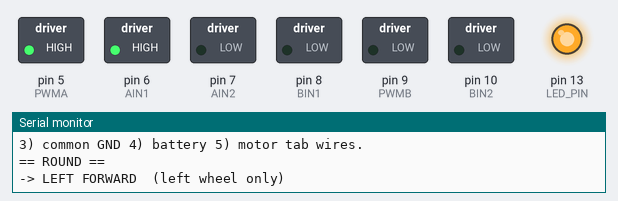
Recording of a sketch running on a simulated Arduino Uno, built with avr-gcc and run on an emulated ATmega328P. Parts: switched loads named in the sketch (green lamp = pin HIGH), output pins drawn as LEDs (lit = HIGH), the last lines printed to the serial monitor.

Above: at 2.5 s.
At 6.5 s:
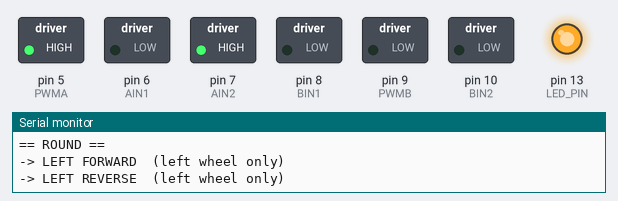
At 14.5 s:
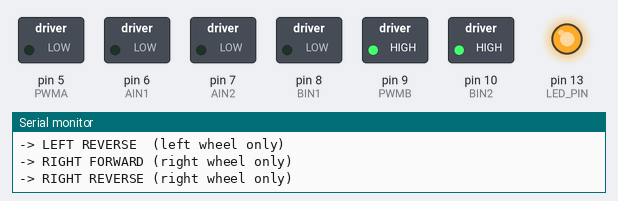
At 18.5 s:
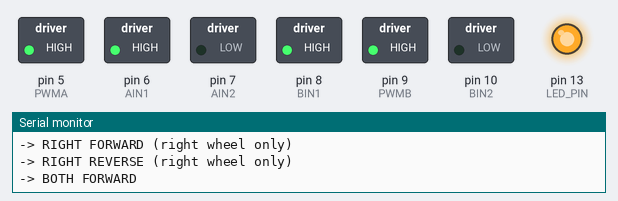
At 25.5 s:
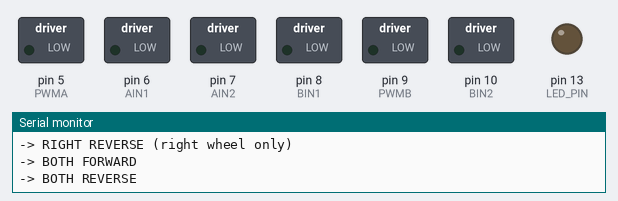
At 37.5 s:
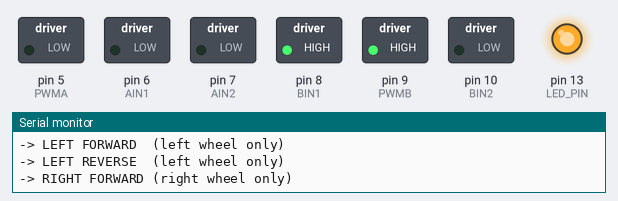
Timing chart, 0 to 39.0 s (numbered marks = the images above):
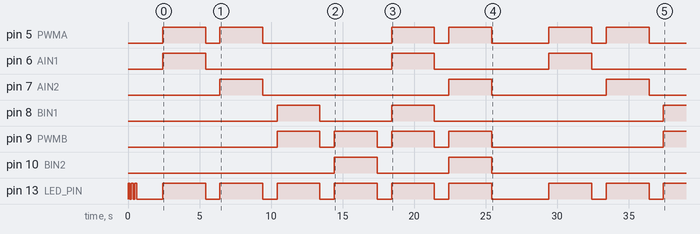

Measured:
- by itself, pin 5 (PWMA): LOW → HIGH at 2.4 s, → LOW 3.0 s later, → HIGH 1.0 s later, → LOW 3.0 s later, … (12 changes in this stretch)
- by itself, pin 6 (AIN1), pin 7 (AIN2): goes HIGH 3.0 s, LOW 13.0 s, HIGH 3.0 s, LOW 8.0 s, HIGH 3.0 s, then LOW
- by itself, pin 8 (BIN1): goes HIGH 3.0 s, LOW 5.0 s, HIGH 3.0 s, LOW 16.0 s, then HIGH
- by itself, pin 9 (PWMB): goes 3 × (HIGH 3.0 s, LOW 1.0 s), HIGH 3.0 s, LOW 12.0 s, then HIGH
- by itself, pin 10 (BIN2): alternates HIGH for 3.0 s and LOW for 5.0 s, 4 changes in all, then stays LOW
- by itself, pin 13 (LED_PIN): HIGH → LOW at 0.12 s, → HIGH 0.12 s later, → LOW 0.12 s later, → HIGH 0.12 s later, … (22 changes in this stretch)

The sketch:

wheel_test.ino
```cpp
/*
 * AI Rover - TB6612FNG wheel bring-up test v2 (standalone, no Wi-Fi, no link)
 *
 * Purpose: prove the wheels, wiring and PWM channels BEFORE first drive.
 * Flash THIS sketch (arduino/wheel_test), prop the chassis up, wheels free.
 *
 * HOW YOU KNOW IT IS RUNNING: the onboard LED (D13) blinks 3x at boot, then
 * stays ON whenever a motor is commanded and OFF during pauses. No Serial
 * Monitor needed to see life. With the monitor open (9600 baud) every step
 * is announced before it runs.
 *
 * Cycle (repeats forever):
 *   LEFT forward -> LEFT reverse -> RIGHT forward -> RIGHT reverse
 *   -> BOTH forward -> BOTH reverse -> rest 3 s -> repeat
 *
 * Expected: the named wheel(s) spin at FULL torque (PWM 255).
 *
 * IF NOTHING SPINS AT ALL (both channels dead), check in this order:
 *  1. STBY -> 5V jumper on the driver (driver is asleep without it).
 *  2. TWO separate power pins on the driver: VM -> battery + (motor power)
 *     AND VCC -> Arduino 5V (logic power). VM alone or VCC alone = no motion.
 *  3. COMMON GROUND: battery -, driver GND and Arduino GND all tied together.
 *  4. Battery: measure/swap it; check its switch and connector.
 *  5. The motor wires actually grip the motor's tabs (TT tabs pull loose).
 *  6. Serial shows "=== WHEEL TEST ===" at boot - if not, the wrong sketch
 *     is flashed (the rover firmware boots STOPPED and never self-drives).
 *
 * IF ONE WHEEL IS WRONG:
 *   Spins the wrong way -> swap that motor's two tabs (AO1/AO2 or BO1/BO2).
 *   Dead while other works -> that motor's tab wire or AO/BO output.
 *   Hums/twitches -> weak battery (voltage sag under load).
 */

// TB6612FNG pins (production blueprint map)
const int PWMA = 5;   // left speed
const int AIN1 = 6;   // left direction 1
const int AIN2 = 7;   // left direction 2
const int PWMB = 9;   // right speed
const int BIN1 = 8;   // right direction 1
const int BIN2 = 10;  // right direction 2

const int LED_PIN = 13;
const int TEST_SPEED = 255;                // full torque: rules out weak PWM
const unsigned long SPIN_MS = 3000;        // each step spins 3 s
const unsigned long GAP_MS = 1000;         // pause between steps
const unsigned long ROUND_REST_MS = 3000;  // pause between rounds

void ledOn()  { digitalWrite(LED_PIN, HIGH); }
void ledOff() { digitalWrite(LED_PIN, LOW); }

void stopAll() {
  digitalWrite(AIN1, LOW);
  digitalWrite(AIN2, LOW);
  digitalWrite(BIN1, LOW);
  digitalWrite(BIN2, LOW);
  analogWrite(PWMA, 0);
  analogWrite(PWMB, 0);
  ledOff();
}

// leftOn/rightOn select the channel, leftFwd/rightFwd pick direction.
void spin(bool leftOn, bool leftFwd, bool rightOn, bool rightFwd) {
  if (leftOn) {
    analogWrite(PWMA, TEST_SPEED);
    digitalWrite(AIN1, leftFwd ? HIGH : LOW);
    digitalWrite(AIN2, leftFwd ? LOW : HIGH);
  } else {
    analogWrite(PWMA, 0);
    digitalWrite(AIN1, LOW);
    digitalWrite(AIN2, LOW);
  }
  if (rightOn) {
    analogWrite(PWMB, TEST_SPEED);
    digitalWrite(BIN1, rightFwd ? HIGH : LOW);
    digitalWrite(BIN2, rightFwd ? LOW : HIGH);
  } else {
    analogWrite(PWMB, 0);
    digitalWrite(BIN1, LOW);
    digitalWrite(BIN2, LOW);
  }
  ledOn();
}

void step(const char *label, bool lOn, bool lF, bool rOn, bool rF) {
  Serial.print("-> ");
  Serial.println(label);
  spin(lOn, lF, rOn, rF);
  delay(SPIN_MS);
  stopAll();
  delay(GAP_MS);
}

void setup() {
  Serial.begin(9600);
  pinMode(LED_PIN, OUTPUT);
  pinMode(PWMA, OUTPUT);
  pinMode(AIN1, OUTPUT);
  pinMode(AIN2, OUTPUT);
  pinMode(PWMB, OUTPUT);
  pinMode(BIN1, OUTPUT);
  pinMode(BIN2, OUTPUT);
  stopAll();
  // Visible boot signature: 3 quick blinks = wheel test is running.
  for (int i = 0; i < 3; i++) {
    ledOn();
    delay(120);
    ledOff();
    delay(120);
  }
  Serial.println("=== WHEEL TEST v2 (TB6612FNG, full torque) ===");
  Serial.println("Chassis propped up, wheels free. L fwd, L rev, R fwd,");
  Serial.println("R rev, BOTH fwd, BOTH rev - repeating forever.");
  Serial.println("Nothing spins? 1) STBY->5V  2) VM->battery+ AND VCC->5V");
  Serial.println("3) common GND 4) battery 5) motor tab wires.");
  delay(1500);
}

void loop() {
  Serial.println("== ROUND ==");
  step("LEFT FORWARD  (left wheel only)", true, true, false, false);
  step("LEFT REVERSE  (left wheel only)", true, false, false, false);
  step("RIGHT FORWARD (right wheel only)", false, false, true, true);
  step("RIGHT REVERSE (right wheel only)", false, false, true, false);
  step("BOTH FORWARD", true, true, true, true);
  step("BOTH REVERSE", true, false, true, false);
  Serial.println("rest 3 s, then repeating...");
  delay(ROUND_REST_MS);
}
```
